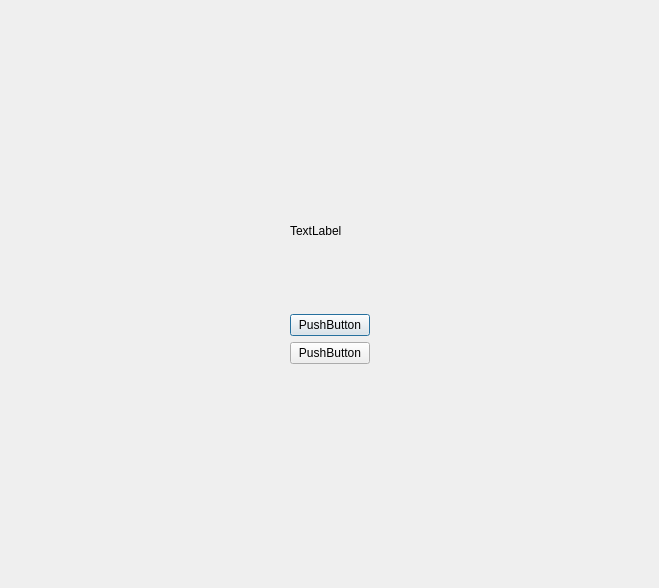
<?xml version="1.0" encoding="UTF-8"?>
<ui version="4.0">
 <class>White_or_black</class>
 <widget class="QDialog" name="White_or_black">
  <property name="geometry">
   <rect>
    <x>0</x>
    <y>0</y>
    <width>659</width>
    <height>588</height>
   </rect>
  </property>
  <property name="windowTitle">
   <string>Sakk</string>
  </property>
  <layout class="QHBoxLayout" name="horizontalLayout_2">
   <item>
    <layout class="QHBoxLayout" name="horizontalLayout">
     <item>
      <spacer name="horizontalSpacer">
       <property name="orientation">
        <enum>Qt::Horizontal</enum>
       </property>
       <property name="sizeHint" stdset="0">
        <size>
         <width>40</width>
         <height>20</height>
        </size>
       </property>
      </spacer>
     </item>
     <item>
      <layout class="QVBoxLayout" name="verticalLayout">
       <item>
        <spacer name="verticalSpacer">
         <property name="orientation">
          <enum>Qt::Vertical</enum>
         </property>
         <property name="sizeHint" stdset="0">
          <size>
           <width>20</width>
           <height>40</height>
          </size>
         </property>
        </spacer>
       </item>
       <item>
        <spacer name="verticalSpacer_2">
         <property name="orientation">
          <enum>Qt::Vertical</enum>
         </property>
         <property name="sizeHint" stdset="0">
          <size>
           <width>20</width>
           <height>40</height>
          </size>
         </property>
        </spacer>
       </item>
       <item>
        <spacer name="verticalSpacer_3">
         <property name="orientation">
          <enum>Qt::Vertical</enum>
         </property>
         <property name="sizeHint" stdset="0">
          <size>
           <width>20</width>
           <height>40</height>
          </size>
         </property>
        </spacer>
       </item>
       <item>
        <widget class="QLabel" name="label">
         <property name="text">
          <string>TextLabel</string>
         </property>
        </widget>
       </item>
       <item>
        <spacer name="verticalSpacer_4">
         <property name="orientation">
          <enum>Qt::Vertical</enum>
         </property>
         <property name="sizeHint" stdset="0">
          <size>
           <width>20</width>
           <height>40</height>
          </size>
         </property>
        </spacer>
       </item>
       <item>
        <widget class="QPushButton" name="pushButton">
         <property name="text">
          <string>PushButton</string>
         </property>
        </widget>
       </item>
       <item>
        <widget class="QPushButton" name="pushButton_2">
         <property name="text">
          <string>PushButton</string>
         </property>
        </widget>
       </item>
       <item>
        <spacer name="verticalSpacer_5">
         <property name="orientation">
          <enum>Qt::Vertical</enum>
         </property>
         <property name="sizeHint" stdset="0">
          <size>
           <width>20</width>
           <height>40</height>
          </size>
         </property>
        </spacer>
       </item>
       <item>
        <spacer name="verticalSpacer_6">
         <property name="orientation">
          <enum>Qt::Vertical</enum>
         </property>
         <property name="sizeHint" stdset="0">
          <size>
           <width>20</width>
           <height>40</height>
          </size>
         </property>
        </spacer>
       </item>
       <item>
        <spacer name="verticalSpacer_7">
         <property name="orientation">
          <enum>Qt::Vertical</enum>
         </property>
         <property name="sizeHint" stdset="0">
          <size>
           <width>20</width>
           <height>40</height>
          </size>
         </property>
        </spacer>
       </item>
      </layout>
     </item>
     <item>
      <spacer name="horizontalSpacer_2">
       <property name="orientation">
        <enum>Qt::Horizontal</enum>
       </property>
       <property name="sizeHint" stdset="0">
        <size>
         <width>40</width>
         <height>20</height>
        </size>
       </property>
      </spacer>
     </item>
    </layout>
   </item>
  </layout>
 </widget>
 <resources/>
 <connections/>
</ui>
